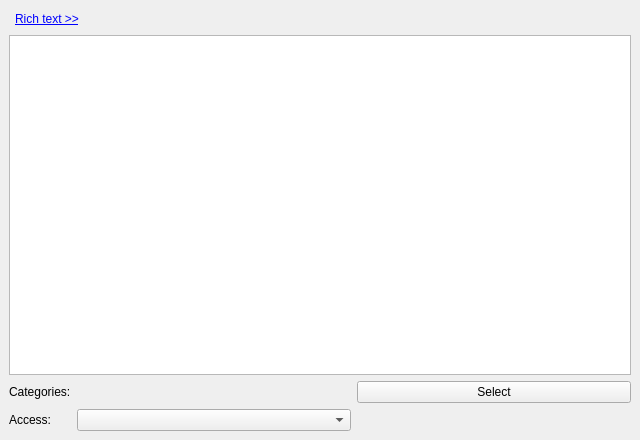
<?xml version="1.0" encoding="UTF-8"?>
<ui version="4.0">
 <class>EventOrTodoMore</class>
 <widget class="QStackedWidget" name="EventOrTodoMore">
  <property name="geometry">
   <rect>
    <x>0</x>
    <y>0</y>
    <width>640</width>
    <height>440</height>
   </rect>
  </property>
  <property name="windowTitle">
   <string comment="KDE::DoNotExtract">StackedWidget</string>
  </property>
  <property name="currentIndex">
   <number>0</number>
  </property>
  <widget class="QWidget" name="page">
   <property name="minimumSize">
    <size>
     <width>640</width>
     <height>440</height>
    </size>
   </property>
   <property name="maximumSize">
    <size>
     <width>640</width>
     <height>440</height>
    </size>
   </property>
   <layout class="QGridLayout" name="gridLayout_13">
    <item row="0" column="0" colspan="3">
     <layout class="QHBoxLayout" name="horizontalLayout_6">
      <item>
       <widget class="QWidget" name="mEditToolBarPlaceHolder" native="true"/>
      </item>
      <item>
       <widget class="QLabel" name="mRichTextLabel">
        <property name="sizePolicy">
         <sizepolicy hsizetype="Fixed" vsizetype="Preferred">
          <horstretch>0</horstretch>
          <verstretch>0</verstretch>
         </sizepolicy>
        </property>
        <property name="text">
         <string>&lt;a href=\&quot;hide\&quot;&gt;&lt;font color='blue'&gt;Rich text &amp;gt;&amp;gt;&lt;/font&gt;&lt;/a&gt;</string>
        </property>
        <property name="textFormat">
         <enum>Qt::RichText</enum>
        </property>
       </widget>
      </item>
      <item>
       <spacer name="horizontalSpacer_9">
        <property name="orientation">
         <enum>Qt::Horizontal</enum>
        </property>
        <property name="sizeHint" stdset="0">
         <size>
          <width>40</width>
          <height>20</height>
         </size>
        </property>
       </spacer>
      </item>
     </layout>
    </item>
    <item row="1" column="0" colspan="3">
     <widget class="KRichTextWidget" name="mDescriptionEdit">
      <property name="toolTip">
       <string comment="@info:tooltip">Set the description in plain text or rich text.</string>
      </property>
      <property name="whatsThis">
       <string comment="@info:whatsthis">Sets the description for this event, to-do or journal. This will be displayed in a reminder if one is set, as well as in a tooltip when you hover over the event.</string>
      </property>
      <property name="tabChangesFocus">
       <bool>true</bool>
      </property>
     </widget>
    </item>
    <item row="2" column="0">
     <widget class="QLabel" name="mCategoryLabel">
      <property name="sizePolicy">
       <sizepolicy hsizetype="Fixed" vsizetype="Preferred">
        <horstretch>0</horstretch>
        <verstretch>0</verstretch>
       </sizepolicy>
      </property>
      <property name="text">
       <string comment="@label">Categories:</string>
      </property>
     </widget>
    </item>
    <item row="2" column="1">
     <widget class="KSqueezedTextLabel" name="mCategoriesLabel"/>
    </item>
    <item row="2" column="2">
     <widget class="QPushButton" name="mSelectCategoriesButton">
      <property name="text">
       <string comment="Opens a selection dialog for selecting categories of an event or task">Select</string>
      </property>
     </widget>
    </item>
    <item row="3" column="0">
     <widget class="QLabel" name="mSecrecyLabel">
      <property name="sizePolicy">
       <sizepolicy hsizetype="Fixed" vsizetype="Preferred">
        <horstretch>0</horstretch>
        <verstretch>0</verstretch>
       </sizepolicy>
      </property>
      <property name="toolTip">
       <string comment="@info:tooltip">Set the secrecy level</string>
      </property>
      <property name="whatsThis">
       <string comment="@info:whatsthis">Sets whether the access to this event or to-do is restricted. Please note that KOrganizer currently does not use this setting, so the implementation of the restrictions will depend on the groupware server. This means that events or to-dos marked as private or confidential may be visible to others.</string>
      </property>
      <property name="text">
       <string>Access:</string>
      </property>
      <property name="alignment">
       <set>Qt::AlignRight|Qt::AlignTrailing|Qt::AlignVCenter</set>
      </property>
     </widget>
    </item>
    <item row="3" column="1">
     <widget class="KComboBox" name="mSecrecyCombo">
      <property name="toolTip">
       <string comment="@info:tooltip">Set the secrecy level</string>
      </property>
      <property name="whatsThis">
       <string comment="@info:whatsthis">Sets whether the access to this event or to-do is restricted. Please note that KOrganizer currently does not use this setting, so the implementation of the restrictions will depend on the groupware server. This means that events or to-dos marked as private or confidential may be visible to others.</string>
      </property>
     </widget>
    </item>
   </layout>
  </widget>
  <widget class="QWidget" name="mAttendeeWidget">
   <property name="minimumSize">
    <size>
     <width>640</width>
     <height>440</height>
    </size>
   </property>
   <property name="maximumSize">
    <size>
     <width>640</width>
     <height>440</height>
    </size>
   </property>
   <layout class="QGridLayout" name="gridLayout_9">
    <item row="0" column="0">
     <widget class="QLabel" name="label_3">
      <property name="text">
       <string>Organizer:</string>
      </property>
      <property name="alignment">
       <set>Qt::AlignRight|Qt::AlignTrailing|Qt::AlignVCenter</set>
      </property>
     </widget>
    </item>
    <item row="0" column="1">
     <widget class="QStackedWidget" name="mOrganizerStack">
      <property name="sizePolicy">
       <sizepolicy hsizetype="Preferred" vsizetype="Fixed">
        <horstretch>0</horstretch>
        <verstretch>0</verstretch>
       </sizepolicy>
      </property>
      <property name="currentIndex">
       <number>0</number>
      </property>
      <widget class="QWidget" name="i_am_organizer">
       <layout class="QGridLayout" name="gridLayout_8">
        <property name="margin">
         <number>0</number>
        </property>
        <item row="0" column="0">
         <widget class="KComboBox" name="mOrganizerCombo">
          <property name="sizePolicy">
           <sizepolicy hsizetype="Minimum" vsizetype="Fixed">
            <horstretch>0</horstretch>
            <verstretch>0</verstretch>
           </sizepolicy>
          </property>
          <property name="toolTip">
           <string comment="@info:tooltip">Set the organizer identity</string>
          </property>
          <property name="whatsThis">
           <string comment="@info:whatsthis">Sets the identity corresponding to the organizer of this to-do or event. Identities can be set in the 'Personal' section of the KOrganizer configuration, or in the Personal'-&gt;'About Me'-&gt;'Password &amp; User Account' section of the System Settings. In addition, identities are gathered from your KMail settings and from your address book. If you choose to set it globally for KDE in the System Settings, be sure to check 'Use email settings from System Settings' in the 'Personal' section of the KOrganizer configuration.</string>
          </property>
          <property name="sizeAdjustPolicy">
           <enum>QComboBox::AdjustToMinimumContentsLength</enum>
          </property>
         </widget>
        </item>
       </layout>
      </widget>
      <widget class="QWidget" name="someone_else_is_organizer">
       <layout class="QGridLayout" name="gridLayout_12">
        <property name="margin">
         <number>0</number>
        </property>
        <item row="0" column="0">
         <widget class="QLabel" name="mOrganizerLabel">
          <property name="text">
           <string comment="KDE::DoNotExtract">TextLabel</string>
          </property>
         </widget>
        </item>
       </layout>
      </widget>
     </widget>
    </item>
    <item row="1" column="0">
     <widget class="QLabel" name="label_5">
      <property name="text">
       <string>Participants:</string>
      </property>
      <property name="alignment">
       <set>Qt::AlignRight|Qt::AlignTrailing|Qt::AlignVCenter</set>
      </property>
     </widget>
    </item>
    <item row="1" column="1">
     <layout class="QHBoxLayout" name="horizontalLayout_7">
      <item>
       <widget class="QLabel" name="mConflictsLabel">
        <property name="text">
         <string>X time conflicts</string>
        </property>
       </widget>
      </item>
      <item>
       <widget class="QPushButton" name="mSolveButton">
        <property name="text">
         <string>Solve...</string>
        </property>
       </widget>
      </item>
      <item>
       <widget class="QPushButton" name="mSelectButton">
        <property name="text">
         <string comment="Select attendees from addressbook">Select...</string>
        </property>
       </widget>
      </item>
     </layout>
    </item>
    <item row="2" column="0" colspan="2">
     <widget class="QWidget" name="mAttendeWidgetPlaceHolder" native="true">
      <property name="sizePolicy">
       <sizepolicy hsizetype="Preferred" vsizetype="Expanding">
        <horstretch>0</horstretch>
        <verstretch>0</verstretch>
       </sizepolicy>
      </property>
     </widget>
    </item>
   </layout>
  </widget>
  <widget class="QWidget" name="page_2">
   <property name="minimumSize">
    <size>
     <width>640</width>
     <height>440</height>
    </size>
   </property>
   <property name="maximumSize">
    <size>
     <width>640</width>
     <height>440</height>
    </size>
   </property>
   <layout class="QGridLayout" name="gridLayout">
    <item row="0" column="1">
     <widget class="KComboBox" name="mAlarmPresetCombo">
      <property name="sizePolicy">
       <sizepolicy hsizetype="Fixed" vsizetype="Fixed">
        <horstretch>0</horstretch>
        <verstretch>0</verstretch>
       </sizepolicy>
      </property>
      <property name="sizeAdjustPolicy">
       <enum>QComboBox::AdjustToContents</enum>
      </property>
     </widget>
    </item>
    <item row="0" column="2">
     <widget class="QPushButton" name="mAlarmAddPresetButton">
      <property name="sizePolicy">
       <sizepolicy hsizetype="Fixed" vsizetype="Fixed">
        <horstretch>0</horstretch>
        <verstretch>0</verstretch>
       </sizepolicy>
      </property>
      <property name="text">
       <string>Add</string>
      </property>
     </widget>
    </item>
    <item row="0" column="3">
     <spacer name="horizontalSpacer_3">
      <property name="orientation">
       <enum>Qt::Horizontal</enum>
      </property>
      <property name="sizeHint" stdset="0">
       <size>
        <width>194</width>
        <height>22</height>
       </size>
      </property>
     </spacer>
    </item>
    <item row="1" column="0" rowspan="5" colspan="4">
     <widget class="QListWidget" name="mAlarmList">
      <property name="editTriggers">
       <set>QAbstractItemView::NoEditTriggers</set>
      </property>
     </widget>
    </item>
    <item row="1" column="4">
     <widget class="QPushButton" name="mAlarmNewButton">
      <property name="text">
       <string comment="@action:button Create a new reminder">New</string>
      </property>
     </widget>
    </item>
    <item row="2" column="4">
     <widget class="QPushButton" name="mAlarmConfigureButton">
      <property name="text">
       <string>Configure</string>
      </property>
     </widget>
    </item>
    <item row="4" column="4">
     <widget class="QPushButton" name="mAlarmRemoveButton">
      <property name="text">
       <string>Remove</string>
      </property>
     </widget>
    </item>
    <item row="5" column="4">
     <spacer name="verticalSpacer_3">
      <property name="orientation">
       <enum>Qt::Vertical</enum>
      </property>
      <property name="sizeHint" stdset="0">
       <size>
        <width>88</width>
        <height>173</height>
       </size>
      </property>
     </spacer>
    </item>
    <item row="3" column="4">
     <widget class="QPushButton" name="mAlarmToggleButton">
      <property name="text">
       <string>Disable</string>
      </property>
     </widget>
    </item>
   </layout>
  </widget>
  <widget class="QWidget" name="page_3">
   <property name="minimumSize">
    <size>
     <width>640</width>
     <height>440</height>
    </size>
   </property>
   <property name="maximumSize">
    <size>
     <width>640</width>
     <height>440</height>
    </size>
   </property>
   <layout class="QGridLayout" name="gridLayout_2">
    <item row="0" column="0" colspan="3">
     <layout class="QHBoxLayout" name="horizontalLayout_9">
      <item>
       <widget class="KComboBox" name="mRecurrenceTypeCombo">
        <property name="sizePolicy">
         <sizepolicy hsizetype="Fixed" vsizetype="Fixed">
          <horstretch>0</horstretch>
          <verstretch>0</verstretch>
         </sizepolicy>
        </property>
        <item>
         <property name="text">
          <string>Repeat never</string>
         </property>
        </item>
        <item>
         <property name="text">
          <string>Repeat daily</string>
         </property>
        </item>
        <item>
         <property name="text">
          <string>Repeat weekly</string>
         </property>
        </item>
        <item>
         <property name="text">
          <string>Repeat monthly</string>
         </property>
        </item>
        <item>
         <property name="text">
          <string>Repeat yearly</string>
         </property>
        </item>
       </widget>
      </item>
      <item>
       <widget class="QLabel" name="mFrequencyLabel">
        <property name="sizePolicy">
         <sizepolicy hsizetype="Fixed" vsizetype="Preferred">
          <horstretch>0</horstretch>
          <verstretch>0</verstretch>
         </sizepolicy>
        </property>
        <property name="text">
         <string comment="@label Frequency of recurrence: every x [days|weeks|months|years]">every</string>
        </property>
       </widget>
      </item>
      <item>
       <widget class="QSpinBox" name="mFrequencyEdit">
        <property name="sizePolicy">
         <sizepolicy hsizetype="Fixed" vsizetype="Fixed">
          <horstretch>0</horstretch>
          <verstretch>0</verstretch>
         </sizepolicy>
        </property>
        <property name="value">
         <number>1</number>
        </property>
       </widget>
      </item>
      <item>
       <widget class="QLabel" name="mRecurrenceRuleLabel">
        <property name="sizePolicy">
         <sizepolicy hsizetype="Minimum" vsizetype="Preferred">
          <horstretch>0</horstretch>
          <verstretch>0</verstretch>
         </sizepolicy>
        </property>
       </widget>
      </item>
      <item>
       <spacer name="horizontalSpacer_10">
        <property name="orientation">
         <enum>Qt::Horizontal</enum>
        </property>
        <property name="sizeHint" stdset="0">
         <size>
          <width>40</width>
          <height>20</height>
         </size>
        </property>
       </spacer>
      </item>
     </layout>
    </item>
    <item row="1" column="0" colspan="3">
     <widget class="QStackedWidget" name="mRepeatStack">
      <property name="sizePolicy">
       <sizepolicy hsizetype="Preferred" vsizetype="Fixed">
        <horstretch>0</horstretch>
        <verstretch>0</verstretch>
       </sizepolicy>
      </property>
      <property name="currentIndex">
       <number>0</number>
      </property>
      <widget class="QWidget" name="never_page"/>
      <widget class="QWidget" name="daily_page">
       <layout class="QGridLayout" name="gridLayout_11">
        <property name="margin">
         <number>0</number>
        </property>
       </layout>
      </widget>
      <widget class="QWidget" name="weekly_page">
       <layout class="QGridLayout" name="gridLayout_4">
        <property name="margin">
         <number>0</number>
        </property>
        <item row="0" column="0">
         <widget class="KPIM::KWeekdayCheckCombo" name="mWeekDayCombo">
          <property name="sizePolicy">
           <sizepolicy hsizetype="MinimumExpanding" vsizetype="Fixed">
            <horstretch>0</horstretch>
            <verstretch>0</verstretch>
           </sizepolicy>
          </property>
         </widget>
        </item>
       </layout>
      </widget>
      <widget class="QWidget" name="Monthly">
       <layout class="QGridLayout" name="gridLayout_6">
        <property name="margin">
         <number>0</number>
        </property>
        <item row="0" column="0">
         <widget class="KComboBox" name="mMonthlyCombo">
          <property name="sizePolicy">
           <sizepolicy hsizetype="Fixed" vsizetype="Fixed">
            <horstretch>0</horstretch>
            <verstretch>0</verstretch>
           </sizepolicy>
          </property>
         </widget>
        </item>
        <item row="0" column="1">
         <spacer name="horizontalSpacer_11">
          <property name="orientation">
           <enum>Qt::Horizontal</enum>
          </property>
          <property name="sizeHint" stdset="0">
           <size>
            <width>40</width>
            <height>20</height>
           </size>
          </property>
         </spacer>
        </item>
       </layout>
      </widget>
      <widget class="QWidget" name="yearly_page">
       <layout class="QGridLayout" name="gridLayout_7">
        <property name="margin">
         <number>0</number>
        </property>
        <item row="0" column="0">
         <widget class="KComboBox" name="mYearlyCombo">
          <property name="sizePolicy">
           <sizepolicy hsizetype="Fixed" vsizetype="Fixed">
            <horstretch>0</horstretch>
            <verstretch>0</verstretch>
           </sizepolicy>
          </property>
         </widget>
        </item>
        <item row="0" column="1">
         <spacer name="horizontalSpacer_8">
          <property name="orientation">
           <enum>Qt::Horizontal</enum>
          </property>
          <property name="sizeHint" stdset="0">
           <size>
            <width>40</width>
            <height>20</height>
           </size>
          </property>
         </spacer>
        </item>
       </layout>
      </widget>
     </widget>
    </item>
    <item row="2" column="0" colspan="3">
     <layout class="QHBoxLayout" name="horizontalLayout">
      <property name="spacing">
       <number>0</number>
      </property>
      <item>
       <widget class="KComboBox" name="mRecurrenceEndCombo">
        <property name="sizePolicy">
         <sizepolicy hsizetype="Fixed" vsizetype="Fixed">
          <horstretch>0</horstretch>
          <verstretch>0</verstretch>
         </sizepolicy>
        </property>
        <item>
         <property name="text">
          <string>Ends never</string>
         </property>
        </item>
        <item>
         <property name="text">
          <string>Ends on</string>
         </property>
        </item>
        <item>
         <property name="text">
          <string>Ends after</string>
         </property>
        </item>
       </widget>
      </item>
      <item>
       <widget class="QStackedWidget" name="mRecurrenceEndStack">
        <property name="sizePolicy">
         <sizepolicy hsizetype="Preferred" vsizetype="Fixed">
          <horstretch>0</horstretch>
          <verstretch>0</verstretch>
         </sizepolicy>
        </property>
        <property name="currentIndex">
         <number>2</number>
        </property>
        <widget class="QWidget" name="no_end">
         <layout class="QGridLayout" name="gridLayout_16">
          <property name="margin">
           <number>0</number>
          </property>
         </layout>
        </widget>
        <widget class="QWidget" name="end_on">
         <layout class="QGridLayout" name="gridLayout_3">
          <property name="margin">
           <number>0</number>
          </property>
          <item row="0" column="0">
           <widget class="QDateEdit" name="mRecurrenceEndDate">
            <property name="displayFormat">
             <string>MM.dd.yyyy</string>
            </property>
           </widget>
          </item>
          <item row="0" column="1">
           <spacer name="horizontalSpacer_6">
            <property name="orientation">
             <enum>Qt::Horizontal</enum>
            </property>
            <property name="sizeHint" stdset="0">
             <size>
              <width>276</width>
              <height>18</height>
             </size>
            </property>
           </spacer>
          </item>
         </layout>
        </widget>
        <widget class="QWidget" name="end_after">
         <layout class="QGridLayout" name="gridLayout_10">
          <property name="horizontalSpacing">
           <number>0</number>
          </property>
          <property name="margin">
           <number>0</number>
          </property>
          <item row="0" column="0">
           <widget class="QSpinBox" name="mEndDurationEdit">
            <property name="minimum">
             <number>1</number>
            </property>
            <property name="maximum">
             <number>9999</number>
            </property>
           </widget>
          </item>
          <item row="0" column="1">
           <widget class="QLabel" name="mRecurrenceOccurrencesLabel">
            <property name="sizePolicy">
             <sizepolicy hsizetype="MinimumExpanding" vsizetype="Preferred">
              <horstretch>0</horstretch>
              <verstretch>0</verstretch>
             </sizepolicy>
            </property>
            <property name="text">
             <string comment="@label">occurrence(s)</string>
            </property>
           </widget>
          </item>
         </layout>
        </widget>
       </widget>
      </item>
     </layout>
    </item>
    <item row="3" column="0">
     <widget class="QLabel" name="mExceptionsLabel">
      <property name="sizePolicy">
       <sizepolicy hsizetype="Fixed" vsizetype="Preferred">
        <horstretch>0</horstretch>
        <verstretch>0</verstretch>
       </sizepolicy>
      </property>
      <property name="text">
       <string>Exceptions:</string>
      </property>
     </widget>
    </item>
    <item row="3" column="1" colspan="2">
     <layout class="QHBoxLayout" name="horizontalLayout_3">
      <item>
       <widget class="QDateEdit" name="mExceptionDateEdit">
        <property name="displayFormat">
         <string>dd.MM.yyyy</string>
        </property>
       </widget>
      </item>
      <item>
       <widget class="QPushButton" name="mExceptionAddButton">
        <property name="enabled">
         <bool>false</bool>
        </property>
        <property name="text">
         <string>Add</string>
        </property>
       </widget>
      </item>
      <item>
       <spacer name="horizontalSpacer_4">
        <property name="orientation">
         <enum>Qt::Horizontal</enum>
        </property>
        <property name="sizeHint" stdset="0">
         <size>
          <width>40</width>
          <height>20</height>
         </size>
        </property>
       </spacer>
      </item>
     </layout>
    </item>
    <item row="4" column="0" colspan="2">
     <widget class="QListWidget" name="mExceptionList">
      <property name="sizePolicy">
       <sizepolicy hsizetype="Expanding" vsizetype="Expanding">
        <horstretch>0</horstretch>
        <verstretch>0</verstretch>
       </sizepolicy>
      </property>
      <property name="selectionMode">
       <enum>QAbstractItemView::ExtendedSelection</enum>
      </property>
     </widget>
    </item>
    <item row="4" column="2">
     <layout class="QVBoxLayout" name="verticalLayout">
      <item>
       <widget class="QPushButton" name="mExceptionRemoveButton">
        <property name="enabled">
         <bool>false</bool>
        </property>
        <property name="text">
         <string>Remove</string>
        </property>
       </widget>
      </item>
      <item>
       <spacer name="verticalSpacer_5">
        <property name="orientation">
         <enum>Qt::Vertical</enum>
        </property>
        <property name="sizeHint" stdset="0">
         <size>
          <width>20</width>
          <height>40</height>
         </size>
        </property>
       </spacer>
      </item>
     </layout>
    </item>
    <item row="0" column="0">
     <widget class="QCheckBox" name="mThisAndFutureCheck">
      <property name="text">
       <string>This and future occurrences.</string>
      </property>
     </widget>
    </item>
   </layout>
  </widget>
  <widget class="QWidget" name="page_4">
   <property name="minimumSize">
    <size>
     <width>640</width>
     <height>440</height>
    </size>
   </property>
   <property name="maximumSize">
    <size>
     <width>640</width>
     <height>440</height>
    </size>
   </property>
   <layout class="QGridLayout" name="gridLayout_5">
    <item row="0" column="0" rowspan="3">
     <widget class="QWidget" name="mAttachmentViewPlaceHolder" native="true">
      <property name="sizePolicy">
       <sizepolicy hsizetype="MinimumExpanding" vsizetype="Expanding">
        <horstretch>0</horstretch>
        <verstretch>0</verstretch>
       </sizepolicy>
      </property>
     </widget>
    </item>
    <item row="0" column="1">
     <widget class="QPushButton" name="mAddButton">
      <property name="sizePolicy">
       <sizepolicy hsizetype="Minimum" vsizetype="Fixed">
        <horstretch>0</horstretch>
        <verstretch>0</verstretch>
       </sizepolicy>
      </property>
      <property name="toolTip">
       <string comment="@info:tooltip">Add an attachment</string>
      </property>
      <property name="whatsThis">
       <string comment="@info:whatsthis">Shows a dialog used to select an attachment to add to this event or to-do as link or as inline data.</string>
      </property>
      <property name="text">
       <string>Add</string>
      </property>
     </widget>
    </item>
    <item row="1" column="1">
     <widget class="QPushButton" name="mRemoveButton">
      <property name="enabled">
       <bool>false</bool>
      </property>
      <property name="sizePolicy">
       <sizepolicy hsizetype="Minimum" vsizetype="Fixed">
        <horstretch>0</horstretch>
        <verstretch>0</verstretch>
       </sizepolicy>
      </property>
      <property name="toolTip">
       <string comment="@info:tooltip">Remove the selected attachment</string>
      </property>
      <property name="whatsThis">
       <string comment="@info:whatsthis">Removes the attachment selected in the list above from this event or to-do.</string>
      </property>
      <property name="text">
       <string>Remove</string>
      </property>
     </widget>
    </item>
    <item row="2" column="1">
     <spacer name="verticalSpacer_4">
      <property name="orientation">
       <enum>Qt::Vertical</enum>
      </property>
      <property name="sizeHint" stdset="0">
       <size>
        <width>20</width>
        <height>154</height>
       </size>
      </property>
     </spacer>
    </item>
   </layout>
  </widget>
 </widget>
 <customwidgets>
  <customwidget>
   <class>KPIM::KCheckComboBox</class>
   <extends>KComboBox</extends>
   <header>libkdepim/widgets/kcheckcombobox.h</header>
  </customwidget>
  <customwidget>
   <class>KRichTextEdit</class>
   <extends>KTextEdit</extends>
   <header>krichtextedit.h</header>
  </customwidget>
  <customwidget>
   <class>KSqueezedTextLabel</class>
   <extends>QLabel</extends>
   <header>ksqueezedtextlabel.h</header>
  </customwidget>
  <customwidget>
   <class>KComboBox</class>
   <extends>QComboBox</extends>
   <header>kcombobox.h</header>
  </customwidget>
  <customwidget>
   <class>KTextEdit</class>
   <extends>QTextEdit</extends>
   <header>ktextedit.h</header>
  </customwidget>
  <customwidget>
   <class>KRichTextWidget</class>
   <extends>KRichTextEdit</extends>
   <header>krichtextwidget.h</header>
  </customwidget>
  <customwidget>
   <class>KPIM::KWeekdayCheckCombo</class>
   <extends>KPIM::KCheckComboBox</extends>
   <header>libkdepim/kweekdaycheckcombo.h</header>
  </customwidget>
 </customwidgets>
 <resources/>
 <connections>
  <connection>
   <sender>mRecurrenceEndCombo</sender>
   <signal>activated(int)</signal>
   <receiver>mRecurrenceEndStack</receiver>
   <slot>setCurrentIndex(int)</slot>
   <hints>
    <hint type="sourcelabel">
     <x>56</x>
     <y>75</y>
    </hint>
    <hint type="destinationlabel">
     <x>204</x>
     <y>77</y>
    </hint>
   </hints>
  </connection>
  <connection>
   <sender>mRecurrenceTypeCombo</sender>
   <signal>activated(int)</signal>
   <receiver>mRepeatStack</receiver>
   <slot>setCurrentIndex(int)</slot>
   <hints>
    <hint type="sourcelabel">
     <x>44</x>
     <y>14</y>
    </hint>
    <hint type="destinationlabel">
     <x>115</x>
     <y>43</y>
    </hint>
   </hints>
  </connection>
 </connections>
</ui>
